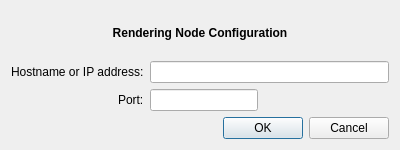
<?xml version="1.0" encoding="UTF-8"?>
<ui version="4.0">
 <class>DialogAddNode</class>
 <widget class="QDialog" name="DialogAddNode">
  <property name="geometry">
   <rect>
    <x>0</x>
    <y>0</y>
    <width>400</width>
    <height>150</height>
   </rect>
  </property>
  <property name="windowTitle">
   <string>Add a new rendering node</string>
  </property>
  <property name="modal">
   <bool>true</bool>
  </property>
  <layout class="QGridLayout" name="gridLayout">
   <item row="1" column="0" colspan="2">
    <layout class="QFormLayout" name="formLayout">
     <property name="labelAlignment">
      <set>Qt::AlignRight|Qt::AlignTrailing|Qt::AlignVCenter</set>
     </property>
     <item row="0" column="0">
      <widget class="QLabel" name="label_3">
       <property name="text">
        <string>Hostname or IP address:</string>
       </property>
      </widget>
     </item>
     <item row="0" column="1">
      <widget class="QLineEdit" name="lineEditIPAddress">
       <property name="sizePolicy">
        <sizepolicy hsizetype="Preferred" vsizetype="Fixed">
         <horstretch>0</horstretch>
         <verstretch>0</verstretch>
        </sizepolicy>
       </property>
       <property name="minimumSize">
        <size>
         <width>100</width>
         <height>0</height>
        </size>
       </property>
       <property name="inputMask">
        <string/>
       </property>
       <property name="maxLength">
        <number>15</number>
       </property>
      </widget>
     </item>
     <item row="1" column="0">
      <widget class="QLabel" name="label_2">
       <property name="text">
        <string>Port:</string>
       </property>
      </widget>
     </item>
     <item row="1" column="1">
      <widget class="QLineEdit" name="lineEditPort">
       <property name="sizePolicy">
        <sizepolicy hsizetype="Fixed" vsizetype="Fixed">
         <horstretch>0</horstretch>
         <verstretch>0</verstretch>
        </sizepolicy>
       </property>
       <property name="minimumSize">
        <size>
         <width>100</width>
         <height>0</height>
        </size>
       </property>
       <property name="baseSize">
        <size>
         <width>0</width>
         <height>0</height>
        </size>
       </property>
       <property name="inputMask">
        <string/>
       </property>
       <property name="maxLength">
        <number>5</number>
       </property>
      </widget>
     </item>
    </layout>
   </item>
   <item row="2" column="0">
    <spacer name="horizontalSpacer">
     <property name="orientation">
      <enum>Qt::Horizontal</enum>
     </property>
     <property name="sizeHint" stdset="0">
      <size>
       <width>40</width>
       <height>20</height>
      </size>
     </property>
    </spacer>
   </item>
   <item row="2" column="1">
    <widget class="QDialogButtonBox" name="buttonBox">
     <property name="orientation">
      <enum>Qt::Horizontal</enum>
     </property>
     <property name="standardButtons">
      <set>QDialogButtonBox::Cancel|QDialogButtonBox::Ok</set>
     </property>
    </widget>
   </item>
   <item row="0" column="0" colspan="2">
    <widget class="QLabel" name="label">
     <property name="text">
      <string>&lt;B&gt;Rendering Node Configuration&lt;/B&gt;</string>
     </property>
     <property name="alignment">
      <set>Qt::AlignCenter</set>
     </property>
    </widget>
   </item>
  </layout>
 </widget>
 <resources/>
 <connections>
  <connection>
   <sender>buttonBox</sender>
   <signal>accepted()</signal>
   <receiver>DialogAddNode</receiver>
   <slot>accept()</slot>
   <hints>
    <hint type="sourcelabel">
     <x>248</x>
     <y>254</y>
    </hint>
    <hint type="destinationlabel">
     <x>157</x>
     <y>274</y>
    </hint>
   </hints>
  </connection>
  <connection>
   <sender>buttonBox</sender>
   <signal>rejected()</signal>
   <receiver>DialogAddNode</receiver>
   <slot>reject()</slot>
   <hints>
    <hint type="sourcelabel">
     <x>316</x>
     <y>260</y>
    </hint>
    <hint type="destinationlabel">
     <x>286</x>
     <y>274</y>
    </hint>
   </hints>
  </connection>
 </connections>
</ui>
